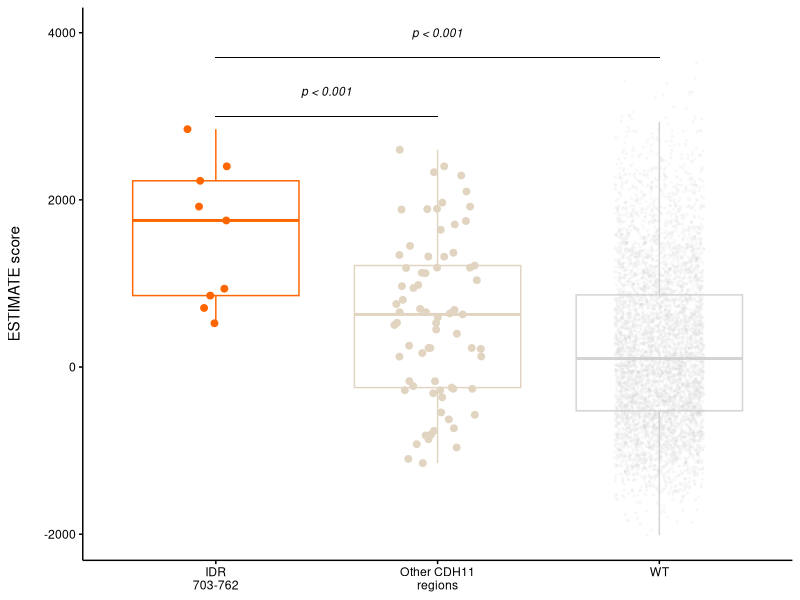
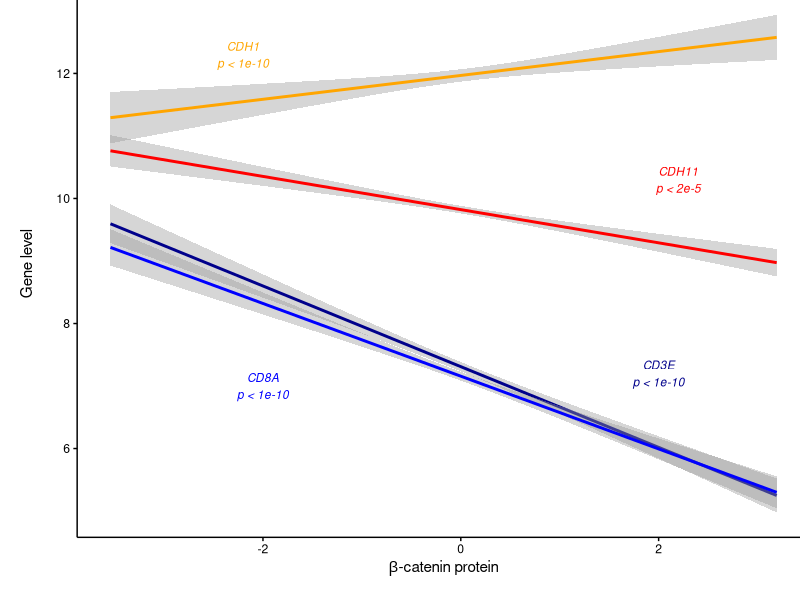

The R script that drew these images, in order:
require (ggplot2)
require (gridExtra)

mut.data <- read.table ("mut_profile_CDH11.txt", sep = "\t", header = TRUE)
text.p1.cdh11 <- data.frame (x = 1.5, y = 3300, label = c ("p < 0.001"))
text.p2.cdh11 <- data.frame (x = 2, y = 4000, label = c ("p < 0.001"))
mut.data$Group <- factor (mut.data$Group, levels = c ("Feat", "Rest", "WT"), labels = c ("IDR\n703-762", "Other CDH11\nregions", "WT"))
scatter.cdh11 <- ggplot (subset (mut.data, Pos > 0), aes (x = Pos, y = Score)) + geom_point (aes (color = Group)) + theme (axis.text = element_text (color = "black"), axis.ticks = element_line (color = "black"), axis.line = element_line (color = "black"), legend.position = "none", panel.background = element_blank()) + ylab ("ESTIMATE score\n") + scale_color_manual (values = c ("#FF6600", "#E1D4C0")) + geom_vline (xintercept = 703, linetype = 2) + geom_vline (xintercept = 762, linetype = 2) + xlab ("\nCDH11 position")
box.plot <- ggplot (mut.data, aes (x = Group, y = Score)) + geom_boxplot (aes(color = Group), outlier.shape = NA, position = position_dodge ()) + geom_point (position=position_jitter(width = 0.2), aes (fill = Group, color = Group, alpha = Group, size = Group), shape = 21) + scale_alpha_manual (values = c (1,1,0.1)) + scale_fill_manual (values = c ("#FF6600", "#E1D4C0", "lightgray")) + scale_color_manual (values = c ("#FF6600", "#E1D4C0", "lightgray")) + scale_size_manual (values = c (2,2,0.5)) + theme (axis.text = element_text (color = "black"), axis.ticks = element_line (color = "black"), axis.line = element_line (color = "black"), panel.background = element_blank(), legend.position = "none", axis.title.x = element_blank()) + ylab ("ESTIMATE score\n") + geom_text (data = text.p1.cdh11, aes (x = x, y = y, label = label), fontface = "italic", size = 3) + geom_text (data = text.p2.cdh11, aes (x = x, y = y, label = label), fontface = "italic", size = 3) + geom_segment (aes (x = 1, xend = 2, y = 3000, yend = 3000), size = 0.15) + geom_segment (aes (x = 1, xend = 3, y = 3700, yend = 3700), size = 0.15)

fig.top <- arrangeGrob (scatter.cdh11, box.plot, widths = c (3/5, 2/5), nrow = 1)

exp.data <- read.table ("correlations_CTNNB1.txt", sep = "\t", header = TRUE)

text.mrna <- data.frame (x = 500, y = 9.5, label = c ("p > 0.2"))
plot.mrna <- ggplot (exp.data, aes (x = ESTIMATE, y = CTNNB1)) + geom_point (alpha = 0.05) + geom_smooth (color = "#F67851", method = "lm") + theme (axis.ticks = element_line (color = "black"), axis.line = element_line (color = "black"), axis.text = element_text (color = "black"), panel.background = element_blank(), axis.text.x = element_blank(), axis.title.x = element_blank()) + ylab (expression (paste (beta, "-catenin mRNA"))) + geom_text (data = text.mrna, aes (x = x, y = y, label = label), fontface = "italic", size = 4)
text.prot <- data.frame (x = 500, y = -3, label = c ("p < 1e-10"))
plot.prot <- ggplot (exp.data, aes (x = ESTIMATE, y = Protein)) + geom_point (alpha = 0.05) + geom_smooth (color = "#F67851", method = "lm") + theme (axis.ticks = element_line (color = "black"), axis.line = element_line (color = "black"), axis.text = element_text (color = "black"), panel.background = element_blank()) + ylab (expression (paste (beta, "-catenin protein"))) + geom_text (data = text.prot, aes (x = x, y = y, label = label), fontface = "italic", size = 4) + xlab ("\nESTIMATE score")
fig.c <- arrangeGrob (plot.mrna, plot.prot, ncol = 1, heights = c (9/20, 11/20))

text.cd3 <- data.frame (x = 2, y = 7.2, label = c ("CD3E\np < 1e-10"))
text.cd8 <- data.frame (x = -2, y = 7, label = c ("CD8A\np < 1e-10"))
text.cdh11 <- data.frame (x = 2.2, y = 10.3, label = c ("CDH11\np < 2e-5"))
text.cdh1 <- data.frame (x = -2.2, y = 12.3, label = c ("CDH1\np < 1e-10"))

correlation.plot <- ggplot (exp.data, aes (x = Protein, y = CD3E)) + geom_smooth (method = "lm", color = "darkblue") + geom_smooth (aes (y = CD8A), method = "lm", color = "blue") + geom_smooth (aes (y = CDH1), color = "orange", method = "lm") + geom_smooth (aes (y = CDH11), color = "red", method = "lm") + xlab (expression (paste (beta, "-catenin protein"))) + ylab ("Gene level\n") + theme (axis.ticks = element_line (color = "black"), axis.line = element_line (color = "black"), axis.text = element_text (color = "black"), panel.background = element_blank()) + theme (plot.margin = unit (c (-0.5,-0.5,1,1), "lines")) + geom_text (data = text.cd3, aes (x = x, y = y, label = label), fontface = "italic", size = 3, color = "darkblue") + geom_text (data = text.cd8, aes (x = x, y = y, label = label), color = "blue", fontface = "italic", size = 3) + geom_text (data = text.cdh11, aes (x = x, y = y, label = label), fontface = "italic", size = 3, color = "red") + geom_text (data = text.cdh1, aes (x = x, y = y, label = label), size = 3, fontface = "italic", color = "orange")
histo.top <- ggplot (exp.data, aes (x = Protein)) + geom_density (color = "black", fill = "black", alpha = 0.2) + theme (axis.ticks = element_blank(), axis.line = element_line (color = "white"), line = element_blank(), axis.text = element_text (color = "white"), panel.background = element_blank(), axis.text.x = element_blank(), axis.title.x = element_blank(), axis.ticks.x = element_blank(), axis.title.y = element_text (color = "white")) + ylab ("\n") + theme (plot.margin = unit (c (1,-0.5,0,1), "lines"), panel.grid = element_blank())
histo.right <- ggplot (exp.data, aes (x = CD8A)) + geom_density (color = "blue", fill = "blue", alpha = 0.2) + geom_density (aes (x = CD3E), color = "darkblue", fill = "darkblue", alpha = 0.2) + theme (axis.ticks = element_blank(), axis.line = element_line (color = "white"), line = element_blank(), axis.text = element_text (color = "white"), panel.background = element_blank(), axis.text.y = element_blank(), axis.title.y = element_blank(), axis.title.x = element_text (color = "white"), axis.ticks.y = element_blank()) + ylab ("Samples") + coord_flip () + geom_density (aes (x = CDH11), color = "red", fill = "red", alpha = 0.2) + geom_density (aes (x = CDH1), color = "orange", fill = "orange", alpha = 0.2) + theme (plot.margin = unit (c (1,1,1,-0.5), "lines"), panel.grid = element_blank())
empty.plot <- ggplot (exp.data, aes (x = CDH1, y = CDH11)) + geom_blank() + theme (axis.text = element_blank(), axis.ticks = element_blank(), axis.line = element_blank(), panel.background = element_blank(), axis.title = element_blank(), line = element_blank())
fig.d <- arrangeGrob (histo.top, empty.plot, correlation.plot, histo.right, heights = c (4/20, 16/20), widths = c (16/20, 4/20))

fig.middle <- arrangeGrob (fig.c, fig.d, nrow = 1, widths = c (2/5, 5/5))

mech.data <- read.table ("table_correlation_MECHISMO_ESTIMATE.csv", sep = "\t", header = TRUE)
mech.text <- data.frame (x = 500, y = 2.3, text = c ("R > 0.9"))
mech.plot <- ggplot (mech.data, aes (x = ESTIMATE, y = Mechismo)) + geom_point (color = "orange") + geom_smooth (method = "lm") + theme (axis.text = element_text (color = "black"), axis.line = element_line (color = "black"), axis.ticks = element_line (color = "black"), panel.background = element_blank()) + xlab ("\nESTIMATE score") + ylab ("Mechismo score\n") + geom_text (data = mech.text, aes (x = x, y = y, label = text), size = 4, fontface = "italic")
fig.bottom <- arrangeGrob (empty.plot, mech.plot, nrow = 1, widths = c (2/3, 1/3))

figure.3 <- arrangeGrob (fig.top, fig.middle, fig.bottom, ncol = 1, heights = c (2/5, 3/5, 2/5))

ggsave (file = "Figure_3.pdf", figure.3)